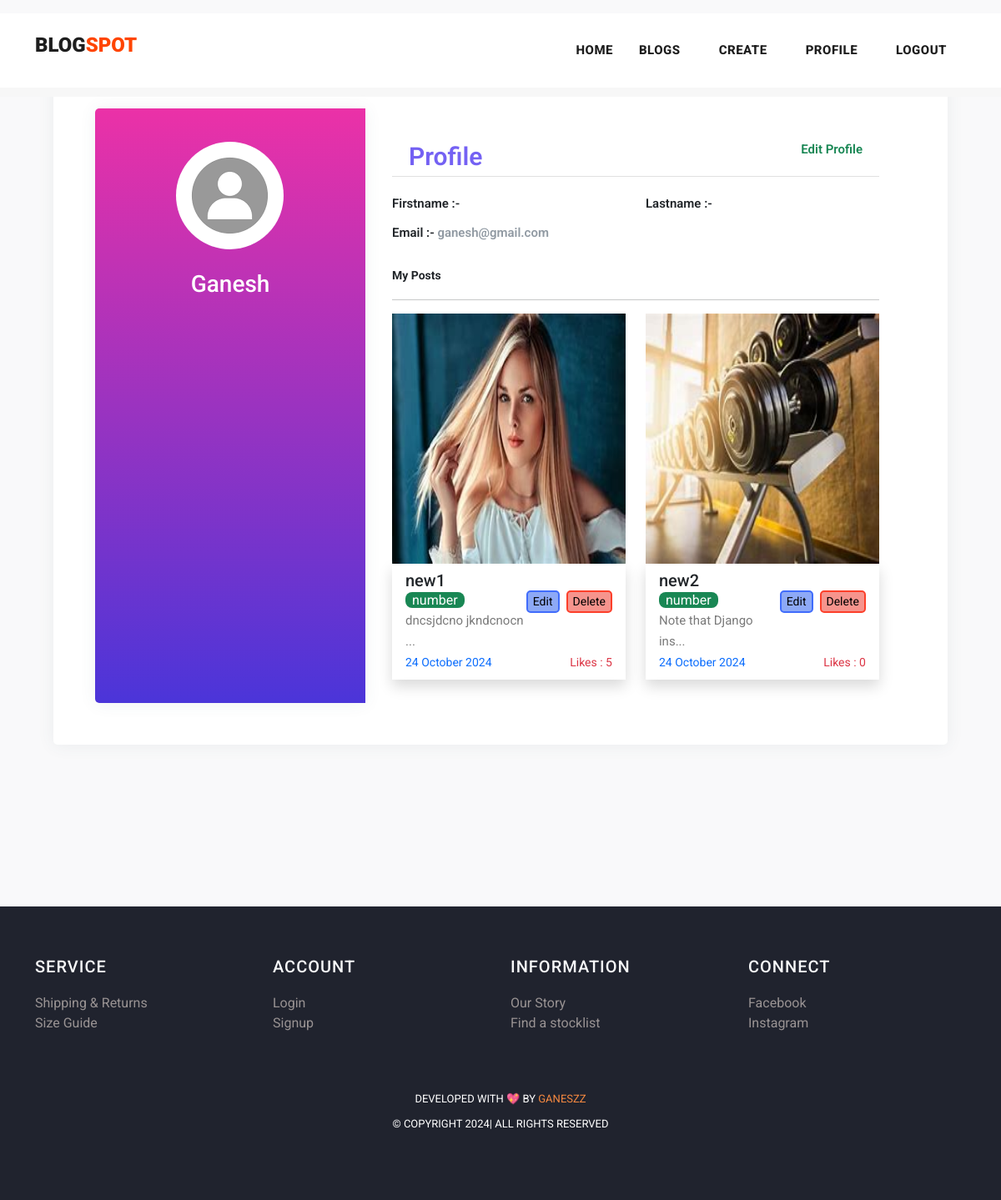
The app's page /profile/1 with its own data.
### myapp/models.py (models this page shows, shortened)
class Post(models.Model):
    postname = models.CharField(max_length=600)
    category = models.CharField(max_length=600)
    image = models.ImageField(upload_to='images/posts',blank=True,null=True)
    content = models.CharField(max_length=100000)
    time = models.CharField(default=time,max_length=100, blank=True)
    likes = models.IntegerField(null=True,blank=True,default=0)
    user = models.ForeignKey(User,on_delete=models.CASCADE)

### myapp/views.py (the view)
# urls.py: path("profile/<int:id>",views.profile,name='profile'),
def profile(request,id):
    return render(request,'profile.html',{
        'user':User.objects.get(id=id),
        'posts':Post.objects.all(),
        'media_url':settings.MEDIA_URL,
    })

### templates/profile.html (shortened to what this page needs)
{% load static %}
<!DOCTYPE html>
<html lang="en">
<head>
    <link href="https://cdn.jsdelivr.net/npm/bootstrap@5.3.0-alpha3/dist/css/bootstrap.min.css" rel="stylesheet"
>
    <link href="{% static 'vendor/bootstrap/css/bootstrap.min.css' %}" rel="stylesheet">
    <link rel="stylesheet" href="https://maxcdn.bootstrapcdn.com/bootstrap/4.0.0/css/bootstrap.min.css">
    <link href="https://cdn.jsdelivr.net/npm/bootstrap@5.3.0-alpha3/dist/css/bootstrap.min.css" rel="stylesheet"
>
    <link rel="stylesheet" href="{% static 'assets/css/fontawesome.css' %}">
    <link rel="stylesheet" href="{% static 'assets/css/templatemo-stand-blog.css' %}">
    <link rel="stylesheet" href="{% static 'assets/css/owl.css' %}">
</head>
<body>
    <header class="">
        <nav class="navbar navbar-expand-lg bg-white">
            <div class="container">
                <a class="navbar-brand" href="index.html">
                    <h2>BLOG<span style="color: orangered;">SPOT</span></h2>
                </a>
                <div class="collapse navbar-collapse" id="navbarResponsive">
                    <ul class="navbar-nav ml-auto">
                        <li>
                            <a class="nav-link" href="{% url 'index' %}">Home
                            </a>
                        </li>
                        <li class="nav-item">
                            <a class="nav-link" href="{% url 'blog' %}">Blogs</a>
                        </li>
                        {% if user.is_authenticated %}
                        <li class="nav-item">
                            <a class="nav-link" href="{% url 'create' %}">Create</a>
                        </li>
                        <li class="nav-item">
                            <a class="nav-link" href="{% url 'profile' user.id %}">Profile</a>
                        </li>
                        <li class="nav-item">
                            <a class="nav-link" href="{% url 'logout' %}">Logout</a>
                        </li>
                        {% else %}
                        <li class="nav-item">
                            <a class="nav-link" href="{% url 'signin' %}">Login</a>
                        </li>
                        {% endif %}
                    </ul>
                </div>
            </div>
        </nav>
    </header>
    <div class="mt-3">
        <div class="page-content page-container p-lg-5 p-0" id="page-content">
            <div class="padding">
                <div class="row d-flex justify-content-center">
                    <div class="col-xl-12 col-md-12" id="card">
                        <div class="card user-card-full">
                            <div class="row m-l-0 m-r-0">
                                <div class="col-sm-4 bg-c-lite-green user-profile">
                                    <div class="card-block text-center text-white">
                                        <div class="m-b-25">
                                            <img src="{% static 'assets/images/user.png' %}" class="img-radius"
                                                alt="User-Profile-Image" style="border-radius: 50%;">
                                        </div>
                                        <h6 class="f-w-800 h3" style="text-transform: capitalize;">{{user.username}}
                                        </h6>
                                    </div>
                                </div>
                                <div class="col-sm-8">
                                    <div class="card-block">
                                        <h6 class="m-b-20 p-b-5 b-b-default f-w-600"
                                            style="font-size: 30px; padding: 20px;  color: #7461f3;">Profile <a
                                                href="{% url 'profileedit' user.id %}"
                                                class="float-right text-decoration-none text-success"
                                                style="font-size: 15px;">Edit Profile</a>
                                        </h6>
                                        <div class="row">
                                            <div class="col-sm-6">
                                                <p class="m-b-10 f-w-600 text-dark">Firstname :-
                                                </p>
                                            </div>
                                            <div class="col-sm-6">
                                                <p class="m-b-10 f-w-600 text-dark">Lastname :-
                                                </p>
                                            </div>
                                            <div class="col-sm-6">
                                                <p class="m-b-10 f-w-600 text-dark">Email :-
                                                    <span class="text-muted f-w-400">{{user.email}}</span>
                                                </p>
                                            </div>
                                        </div>
                                        <p class="small fw-bold pt-3 text-dark">My Posts</p>
                                        <hr>
                                        <div class="row row-cols-lg-2 row-cols-1">
                                            {% for post in posts%}
                                            {% if post.user_id == user.id %}
                                            <div class="col col-lg-6 col-12 mb-2">
                                                <img src="{{media_url}}{{post.image}}" alt="" height="300px"
                                                    width="100%">
                                                <div class="px-3 py-2 shadow">
                                                    <h5>{{post.postname}}</h5>
                                                    <a href="{% url 'deletepost' post.id %}"><button
                                                            class="ms-2 float-right small" type="submit"
                                                            style="border:2px solid rgb(252, 63, 42); border-radius: 5px; background-color: rgb(246, 148, 141);">Delete</button></a>
                                                    <a href="{% url 'editpost' post.id %}"><button
                                                            class="float-right small" type="submit"
                                                            style="border:2px solid rgb(64, 108, 251); border-radius: 5px; background-color: rgb(141, 169, 246);">Edit</button></a>
                                                    <span
                                                        class="text-white bg-success rounded-3 px-2 rounded-2">{{post.category}}</span>
                                                    <p>{{post.content|slice:"0:20"}}...</p>
                                                    <p class="small text-primary">{{post.time}}<span
                                                            class="text-danger float-right">Likes :
                                                            {{post.likes}}</span></p>
                                                </div>
                                            </div>
                                            {% endif %}
                                            {% endfor %}
                                        </div>
                                    </div>
                                </div>
                            </div>
                        </div>
                    </div>
                </div>
            </div>
        </div>
    </div>
    {% include 'footer.html' %}
</body>
</html>

### templates/footer.html (shortened to what this page needs)
<footer>
  <div class="container">
    <div class="row">
      <div class="col-lg-3 col-md-6 col-sm-12">
        <h4 class="text-light">SERVICE</h4>
        <ul>
          <li><a href="#">Shipping & Returns</a></li>
          <li><a href="#">Size Guide</a></li>
        </ul>
      </div>
      <div class="col-lg-3 col-md-6 col-sm-12">
        <h4 class="text-light">ACCOUNT</h4>
        <ul>
          <li><a href="{% url 'signin' %}">Login</a></li>
          <li><a href="{% url 'signup' %}">Signup</a></li>
        </ul>
      </div>
      <div class="col-lg-3 col-md-6 col-sm-12">
        <h4 class="text-light">INFORMATION</h4>
        <ul>
          <li><a href="{% url 'blog' %}">Our Story</a></li>
          <li><a href="#">Find a stocklist</a></li>
        </ul>
      </div>
      <div class="col-lg-3 col-md-6 col-sm-12">
        <h4 class="text-light">CONNECT</h4>
        <ul>
          <li><a href="3">Facebook</a></li>
          <li><a href="#">Instagram</a></li>
        </ul>
      </div>
    </div>
  </div>
  <div class="container mt-5">
    <div class="row">
      <div class="col-lg-12">
        <div class="p-3">
          <p>Developed with 💖 by <a href="#">Ganeszz</a> <br>
            &copy; Copyright 2024| All Rights Reserved
        </div>
      </div>
    </div>
  </div>
</footer>

### static/assets/css/templatemo-stand-blog.css (style rules this page uses)
body { font-family: 'Roboto', sans-serif; overflow-x: hidden; text-rendering: optimizeLegibility; -webkit-font-smoothing: antialiased; -moz-osx-font-smoothing: grayscale; }
p { margin-bottom: 0px; font-size: 15px; font-weight: 400; color: #7a7a7a; line-height: 30px; }
a { text-decoration: none!important; }
ul { padding: 0; margin: 0; list-style: none; }
h1,h2,h3,h4,h5,h6 { margin: 0px; }
header { position: absolute; z-index: 99999; width: 100%; height: 100px; background-color: #f7f7f7; -webkit-transition: all 0.3s ease-in-out 0s; -moz-transition: all 0.3s ease-in-out 0s; -o-transition: all 0.3s ease-in-out 0s; transition: all 0.3s ease-in-out 0s; }
header .navbar { padding: 25px 0px; }
.navbar .navbar-brand { float: left; margin-top: -12px; outline: none; }
.navbar .navbar-brand h2 { color: #1e1e1e; text-transform: uppercase; font-size: 24px; font-weight: 900; -webkit-transition: all .3s ease 0s; -moz-transition: all .3s ease 0s; -o-transition: all .3s ease 0s; transition: all .3s ease 0s; }
#navbarResponsive { z-index: 999; }
.navbar-collapse { text-align: center; }
.navbar .navbar-nav .nav-item { margin: 0px 15px; }
.navbar .navbar-nav a.nav-link { text-transform: capitalize; font-size: 15px; font-weight: 800; text-transform: uppercase; letter-spacing: 0.5px; color: #1e1e1e; transition: all 0.3s; }
footer { margin-top: 100px; text-align: center; background-color: #20232e; padding: 60px 0px; }
footer p { font-size: 13px; text-transform: uppercase; color: #fff; }
footer p a { color: #f48840; }

### templates/profile.html (style rules this page uses)
body { background-color: #f9f9fa; width: 100vw; height: 100vh; }
.padding { padding: 1rem; }
.user-card-full { overflow: hidden; }
.card { border-radius: 5px; -webkit-box-shadow: 0 1px 20px 0 rgba(69, 90, 100, 0.08); box-shadow: 0 1px 20px 0 rgba(69, 90, 100, 0.08); border: none; margin-bottom: 30px; padding: 50px; }
.m-r-0 { margin-right: 0px; }
.m-l-0 { margin-left: 0px; }
.user-card-full .user-profile { border-radius: 5px 0 0 5px; }
.bg-c-lite-green { background: linear-gradient(to top, #4b35d9, #eb31a7); box-shadow: 0 1px 20px 0 rgba(69, 90, 100, 0.08); }
.user-profile { padding: 20px 0; }
.card-block { padding: 1.25rem; }
.m-b-25 { margin-bottom: 25px; }
.img-radius { border-radius: 5px; }
h6 { font-size: 14px; }
.card .card-block p { line-height: 25px; }
.b-b-default { border-bottom: 1px solid #e0e0e0; }
.m-b-20 { margin-bottom: 20px; }
.p-b-5 { padding-bottom: 5px !important; }
.m-b-10 { margin-bottom: 10px; }
.text-muted { color: #919aa3 !important; }
.f-w-600 { font-weight: 600; }

### templates/footer.html (style rules this page uses)
h4 { text-align: left; color: #dfdada; letter-spacing: 1px; margin-bottom: 20px; font-size: 20px; }
li { text-decoration: none; text-align: left; }
li a { color: rgb(153, 147, 147); }

### records on screen
Post: image (picture), postname "new1", category "number", content "dncsjdcno jkndcnocn", time "24 October 2024", likes "5"
Post: image (picture), postname "new2", category "number", content "Note that Django ins", time "24 October 2024", likes "0"

### other values on screen
{{ user.username }} "Ganesh"
{{ user.email }} "ganesh@gmail.com"
